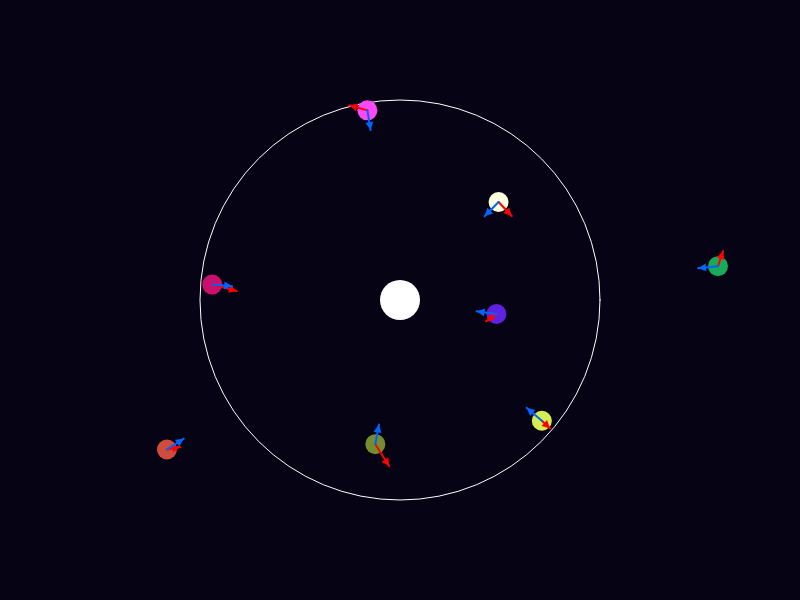
Frame 1 (no input)
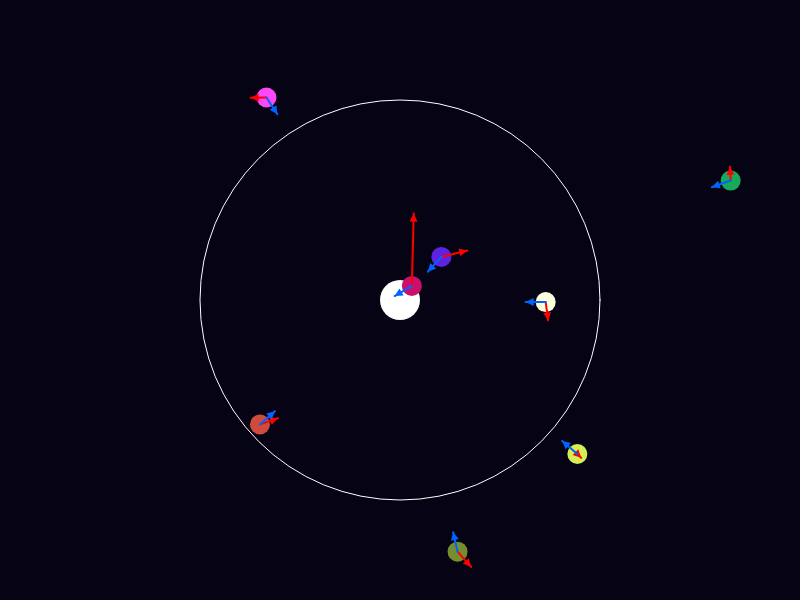
Frame 60 (no input)
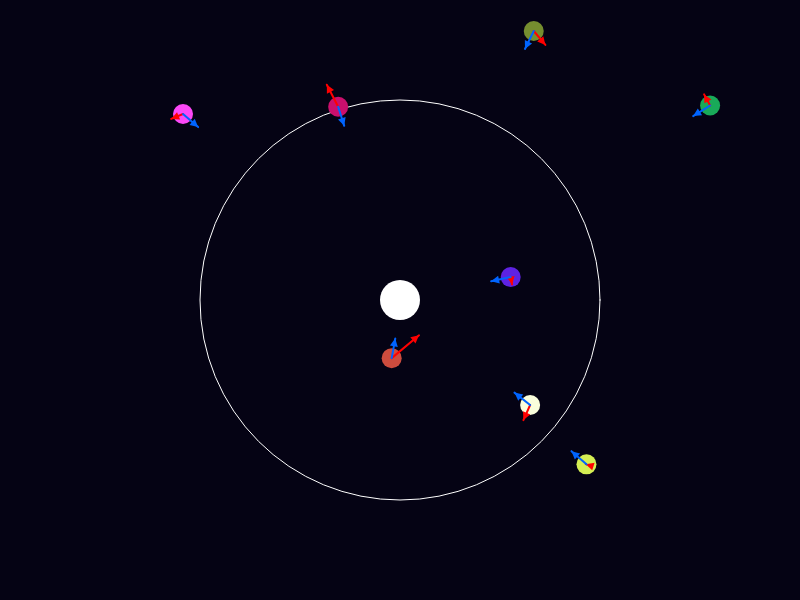
Frame 120 (the mouse pressed at the canvas centre since frame 60)

The p5.js sketch that drew these frames (run headless with seeded random() and noise() and a simulated clock; from frame 60 on, the mouse is pressed at the canvas centre):

// p5.js sketch
// ── sketch.js
let bodies = [];
let numBodies = 8;
let blackHole;

const G = 1; // Gravitational Constant. Tweak for stronger attraction.
const gravityDistMin = 7; // distance below which graviational force does not increase
const gravityDistMax = 200; // distance above which graviational force does not decrease

let showVelocity = true;
let showAcceleration = true;

function setup() {
    createCanvas(800, 600);

    // create Black Hole
    blackHole = new Body(width/2,height/2,400,color(255,255,255));
    blackHole.size = 40;

    // populate scene with Bodies
    for (let i = 0; i < numBodies; i++) {
        let body = new Body(random(width),
                            random(height),
                            random(1,15),
                            color(random(255),random(255),random(255))
                            );
        bodies.push(body);
    }
}

function draw() {
    background(5,3,20);

    // draw blackHole "aura" (area of increased attraction)
    stroke("white");
    strokeWeight(1);
    noFill();
    circle(blackHole.position.x,blackHole.position.y,gravityDistMax*2);

    // draw blackHole
    blackHole.display();

    // loop through all bodies
    for (let i = 0; i < bodies.length; i++) {
        // apply basic downward force
        // bodies[i].addForce(createVector(0,0.1));
        
        // attract to blackHole
        let toBlackHole = blackHole.gravityAttractionForce(bodies[i]);
        bodies[i].addForce(toBlackHole);

        // move and display body
        bodies[i].move();
        bodies[i].checkWrap();
        bodies[i].display();

        // display velocity for debugging
        if (showVelocity == true) {
            displayVector(bodies[i].position,bodies[i].velocity,10,color(255,0,0));
        }
        if (showAcceleration == true) {
            displayVector(bodies[i].position,p5.Vector.normalize(bodies[i].acceleration),20,color(0,100,255));
        }

        // reset body for next frame
        bodies[i].clearAcceleration();
    }
}

class Body {
    // a Body subjected to physical forces

    constructor(x,y,mass,color) {
        // initialize a new Body

        this.position = createVector(x,y);
        this.velocity = p5.Vector.random2D().mult(random(1,3));
        this.acceleration = createVector(0,0);

        this.mass = mass;

        this.size = 20;
        this.color = color;
    }

    addForce(force) {
        // F = ma <=> a = F/m
        let a = p5.Vector.div(force,this.mass);
        this.acceleration.add(a);
    }

    move() {
        // apply movement
        this.velocity.add(this.acceleration);
        this.position.add(this.velocity);
    }

    clearAcceleration() {    
        // clear acceleration
        this.acceleration.mult(0);
    }

    checkWrap() {
        // if out of bounds, then wrap to the other side
        if (this.position.x > width) {
            this.position.x = 0;
        } else if (this.position.x < 0) {
            this.position.x = width;
        }

        if (this.position.y > height) {
            this.position.y = 0;
        } else if (this.position.y < 0) {
            this.position.y = height;
        }
    }

    display() {
        // display Body as a simple circle
        noStroke();
        fill(this.color);
        circle(this.position.x,this.position.y,this.size);
    }

    gravityAttractionForce(other) {
        // Fab = (G * ma * mb) / (AB * AB)
        // so the direction of A attracting B is B to A
        let fvector = p5.Vector.sub(this.position,other.position);
        let dist = fvector.mag();
        dist = constrain(dist,gravityDistMin,gravityDistMax) // avoid too high or too low forces (not very fun)
        let fmag = (G * this.mass * other.mass) / (dist * dist)
        
        fvector.setMag(fmag);
        return fvector;
    }
}

function displayVector(o,v,mul,color) {
    // create new coord system
    push();

    // set origin to origin of vector
    // still the SAME ROTATION
    translate(o.x, o.y);

    stroke(color);
    strokeWeight(2);
    fill(color);

    // draw line to represent vector
    line(0, 0, v.x*mul, v.y*mul);
    
    // set origin to "tip" of vector
    // rotate according to vector.
    // should draw arrowhead as if pointing "right"
    translate(v.x*mul, v.y*mul);
    rotate(v.heading());
    
    noStroke();

    triangle(0, 0, -8, -4, -8, 4);

    pop();
} 
// ── sketchMusic.js
let bpm = 120;
let beats = 4; // 4 beats in a measure
let subDiv = 4; // 4 notes to a beat
let steps = beats * subDiv;
let stepDuration = 60000 / (bpm*subDiv);
let stepNumber = 0;

let lastStepTime = 0;

function setup() {
    createCanvas(800, 600);
}

function draw() {
    background(230,160,180);

    if (isBeat()) {
        background(200,120,130);
        stepNumber += 1;
    }

    noStroke();
    if (stepNumber === floor(bpm * (millis() / 60000))) {
        fill('green');
    } else {
        fill('red');
    }
    rect(20, 20, width-40, height-40);

    fill(0);
    textAlign(CENTER);
    text(`${steps} notes to a measure at ${bpm} bpm is ${stepDuration} ms per note.`, width/2, height*0.25);
    text(`${steps*stepDuration/1000} sec for the whole sequence.`, width/2, height*0.5);
    text(`${stepNumber} steps counted vs ${floor(bpm * (millis() / 60000))} in theory.`,width/2, height*0.75);

}

function isBeat() {
    let beat = bpm * (millis() / 60000);
    let onBeat = (millis() - lastStepTime >= stepDuration*subDiv);
    if (onBeat) {
        lastStepTime += stepDuration*subDiv;
    }
    return onBeat
}
